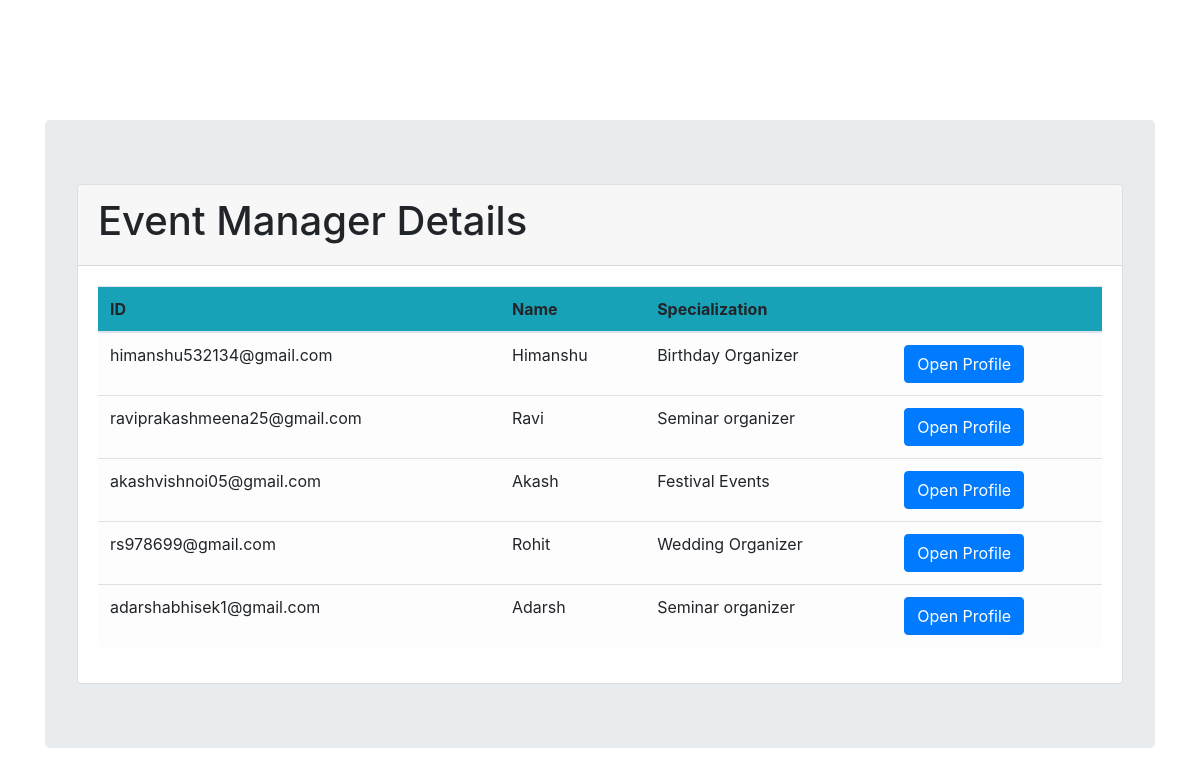
Screenshot of /user.php with the database file from the repository.
### tables this page shows
CREATE TABLE `managers` (
  `ID` int(11) NOT NULL,
  `first_name` varchar(20) NOT NULL,
  `last_name` varchar(20) NOT NULL,
  `password` varchar(20) NOT NULL,
  `email` varchar(30) NOT NULL,
  `phone_no` text NOT NULL,
  `address` text NOT NULL,
  `specialty` text NOT NULL,
  `image` varchar(20) NOT NULL,
  `rating` int(100) NOT NULL
);

### user.php (the view, shortened to what this page needs)
<html>
<head>
    <link rel="stylesheet" href="https://stackpath.bootstrapcdn.com/bootstrap/4.1.3/css/bootstrap.min.css"
>
</head>
<body >
<div class="container">
<div class="jumbotron">
        <div class="card">
        <div class="card-header">
           <h1>Event Manager Details</h1>
        </div>
        <div class="card-body">
              <table class="table table-hover table-light" >
                <thead>
                  <tr class="bg-info">
                    <th scope="col">ID</th>
                    <th scope="col">Name</th>
                    <th scope="col">Specialization</th>
                    <th scope="col"></th>
                  </tr>
                </thead>
                <tbody>
                <?php
                      $conn = mysqli_connect('localhost','root','','goevent');
                          $sql="select * from managers";
                        $result=$conn->query($sql);
                      if($result->num_rows>0){
                          while ($row =$result->fetch_assoc()) {
                              echo "<tr><td>" .$row['email']."</td><td>".
                                  $row['first_name']."</td><td>".
                                  $row['specialty']."</td><td>".
                                 " <button class='btn btn-primary'>Open Profile</button>".
                                 '</td></tr>';
                          }
                      }
                   ?>
                </tbody>
              </table>
        </div>
</div>
</div>
</div>
</body>
</html>

### user.php (style rules this page uses)
.container { margin-top:120px; }

### rows the page displays
managers: email "himanshu532134@gmail.com", first_name "Himanshu", specialty "Birthday Organizer"
managers: email "raviprakashmeena25@gmail.com", first_name "Ravi", specialty "Seminar organizer"
managers: email "akashvishnoi05@gmail.com", first_name "Akash", specialty "Festival Events"
managers: email "rs978699@gmail.com", first_name "Rohit", specialty "Wedding Organizer"
managers: email "adarshabhisek1@gmail.com", first_name "Adarsh", specialty "Seminar organizer"
